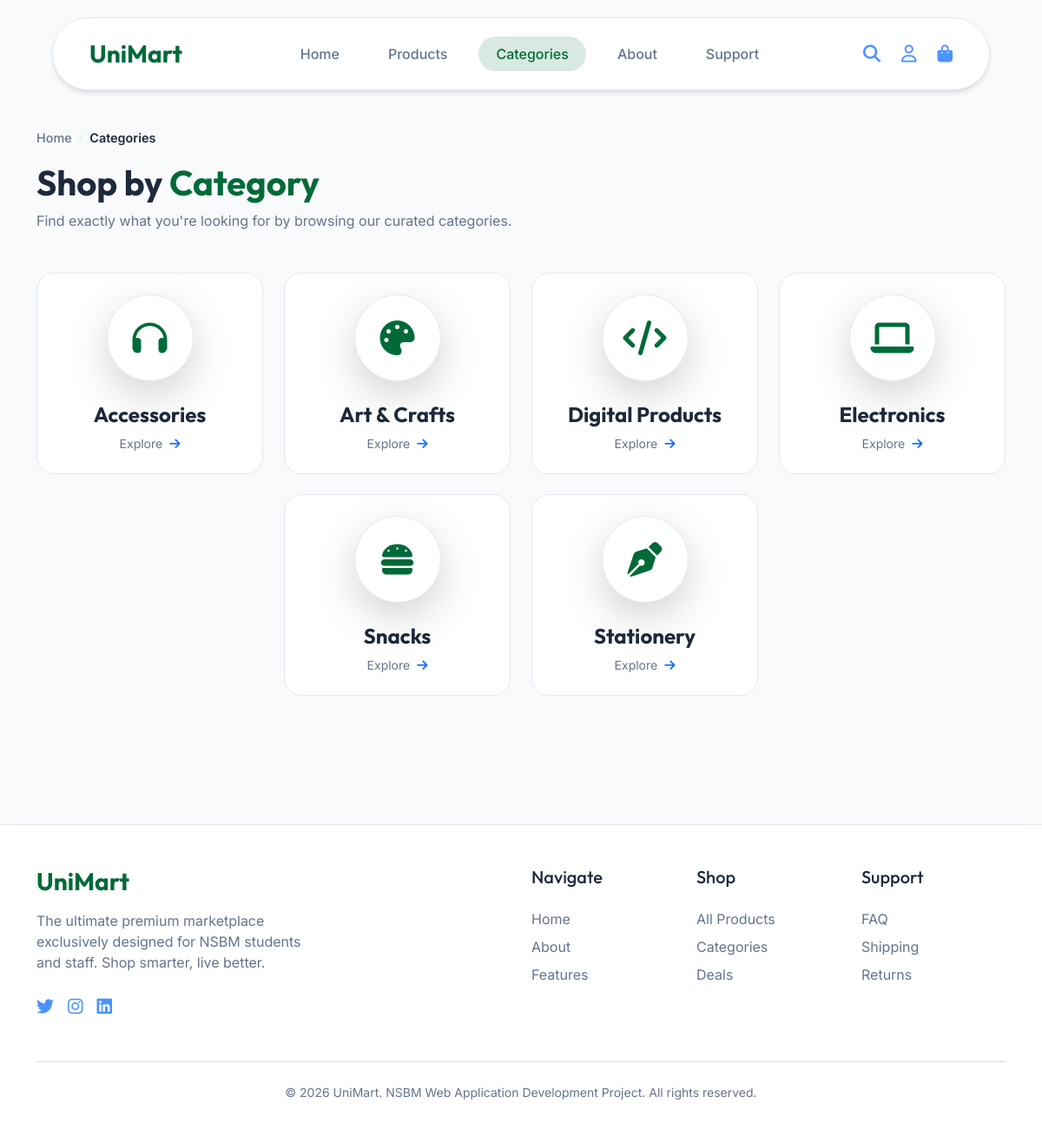
/categories.php, run on the app's committed database.
### tables this page shows
CREATE TABLE `categories` (
  `id` int(11) NOT NULL AUTO_INCREMENT,
  `name` varchar(100) NOT NULL,
  `icon` varchar(50) NOT NULL DEFAULT 'fas fa-box',
  `created_at` timestamp NOT NULL DEFAULT current_timestamp(),
  PRIMARY KEY (`id`)
);

### categories.php (the view, shortened to what this page needs)
<?php
require_once 'includes/header.php';
$stmt = $conn->query("SELECT * FROM categories ORDER BY name ASC");
$categories = $stmt->fetchAll();
?>
<section class="py-5 position-relative z-10" style="margin-top: 100px; min-height: 70vh;">
    <div class="container">
        <div class="mb-5" data-aos="fade-down">
            <nav class="ecommerce-breadcrumb mb-3" aria-label="breadcrumb">
                <a href="/UniMart/index.php">Home</a>
                <span class="separator">/</span>
                <span class="current">Categories</span>
            </nav>
            <h1 class="outfit fw-bold fs-1">Shop by <span class="text-gradient-primary">Category</span></h1>
            <p class="text-muted">Find exactly what you're looking for by browsing our curated categories.</p>
        </div>
        <div class="row g-4 justify-content-center">
            <?php
            $delay = 0;
            foreach ($categories as $cat):
            ?>
            <div class="col-6 col-md-4 col-lg-3" data-aos="zoom-in" data-aos-delay="<?= $delay ?>">
                <div class="glass-card p-4 text-center category-card h-100 d-flex flex-column justify-content-center" onclick="window.location.href='/UniMart/products.php?category=<?= $cat['id'] ?>'">
                    <div class="category-icon-wrapper shadow-lg mb-4">
                        <i class="<?= htmlspecialchars($cat['icon']) ?>"></i>
                    </div>
                    <h4 class="outfit fw-bold text-main mb-2"><?= htmlspecialchars($cat['name']) ?></h4>
                    <p class="text-muted small mb-0">Explore <i class="fas fa-arrow-right ms-1 text-primary"></i></p>
                </div>
            </div>
            <?php
            $delay += 100;
            endforeach;
            ?>
        </div>
    </div>
</section>
<?php require_once 'includes/footer.php'; ?>

### assets/css/style.css (style rules this page uses)
:root { --bg-1: #F8FAFC; --bg-2: #FFFFFF; --bg-3: #F1F5F9; --primary: #006A38; --primary-glow: rgba(0, 106, 56, 0.15); --primary-dark: #004D28; --secondary: #0F172A; --secondary-glow: rgba(15, 23, 42, 0.05); --accent: #2563EB; --accent-glow: rgba(37, 99, 235, 0.15); --highlight: #F59E0B; --highlight-glow: rgba(245, 158, 11, 0.15); --success: #22C55E; --text-main: #1E293B; --text-muted: #64748B; --glass-bg: #FFFFFF; --glass-border: #E2E8F0; --shadow-sm: 0 1px 2px 0 rgba(0, 0, 0, 0.05); --shadow-md: 0 4px 6px -1px rgba(0, 0, 0, 0.1), 0 2px 4px -1px rgba(0, 0, 0, 0.06); --shadow-lg: 0 10px 15px -3px rgba(0, 0, 0, 0.1), 0 4px 6px -2px rgba(0, 0, 0, 0.05); }
body { background-color: var(--bg-1); color: var(--text-main); font-family: 'Inter', sans-serif; overflow-x: hidden; position: relative; min-height: 100vh; }
h1, h2, h3, h4, h5, h6, .outfit { font-family: 'Outfit', sans-serif; }
.glass-card { background: var(--glass-bg); border: 1px solid var(--glass-border); border-radius: 20px; transition: all 0.3s ease; position: relative; overflow: hidden; }
.text-gradient-primary { color: var(--primary); }
.category-icon-wrapper { width: 100px; height: 100px; border-radius: 50%; background: var(--glass-bg); border: 1px solid var(--glass-border); display: flex; align-items: center; justify-content: center; font-size: 2.5rem; color: var(--primary); margin: 0 auto 15px; transition: all 0.4s ease; backdrop-filter: blur(10px); }
.category-card { cursor: pointer; text-align: center; }
.text-muted { color: var(--text-muted) !important; }
.z-10 { z-index: 10; }
.ecommerce-breadcrumb { display: flex; align-items: center; gap: 8px; font-size: 0.9rem; color: var(--text-muted); margin-bottom: 24px; }
.ecommerce-breadcrumb a { color: var(--text-muted); text-decoration: none; transition: color 0.3s; font-weight: 500; }
.ecommerce-breadcrumb .separator { color: var(--glass-border); font-size: 0.8rem; }
.ecommerce-breadcrumb .current { color: var(--text-main); font-weight: 600; }

### categories.php (style rules this page uses)
.category-card { cursor: pointer; transition: all 0.3s ease; }

### data on the page
categories: name "Accessories"
categories: name "Art & Crafts"
categories: name "Digital Products"
categories: name "Electronics"
categories: name "Snacks"
categories: name "Stationery"
